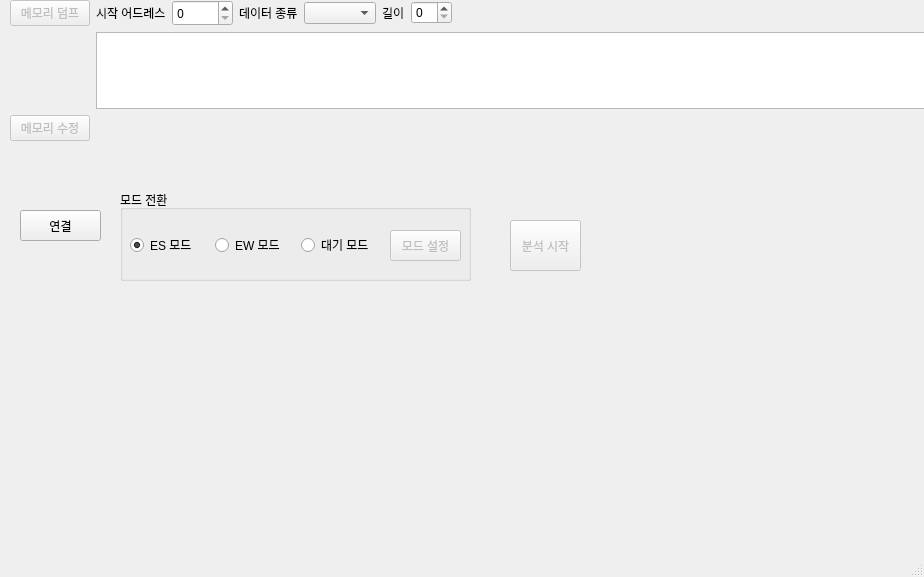
<?xml version="1.0" encoding="UTF-8"?>
<ui version="4.0">
 <class>MainWindow</class>
 <widget class="QMainWindow" name="MainWindow">
  <property name="geometry">
   <rect>
    <x>0</x>
    <y>0</y>
    <width>924</width>
    <height>577</height>
   </rect>
  </property>
  <property name="windowTitle">
   <string>PocketSonata - 제어 콘솔</string>
  </property>
  <widget class="QWidget" name="centralwidget">
   <widget class="QWidget" name="layoutWidget">
    <property name="geometry">
     <rect>
      <x>10</x>
      <y>0</y>
      <width>925</width>
      <height>141</height>
     </rect>
    </property>
    <layout class="QGridLayout" name="gridLayout_2">
     <item row="1" column="0">
      <widget class="QPushButton" name="MemoryDump">
       <property name="enabled">
        <bool>false</bool>
       </property>
       <property name="text">
        <string>메모리 덤프</string>
       </property>
      </widget>
     </item>
     <item row="1" column="6">
      <widget class="QLabel" name="label_3">
       <property name="maximumSize">
        <size>
         <width>72</width>
         <height>16777215</height>
        </size>
       </property>
       <property name="text">
        <string>길이</string>
       </property>
      </widget>
     </item>
     <item row="1" column="3">
      <widget class="HexSpinBox" name="spinBoxStartAddress">
       <property name="font">
        <font>
         <family>Courier 10 Pitch</family>
        </font>
       </property>
       <property name="maximum">
        <number>99999</number>
       </property>
       <property name="singleStep">
        <number>16</number>
       </property>
      </widget>
     </item>
     <item row="1" column="5">
      <widget class="QComboBox" name="comboBox"/>
     </item>
     <item row="6" column="2" colspan="7">
      <widget class="QTextEdit" name="memoryDump">
       <property name="cursor" stdset="0">
        <cursorShape>ArrowCursor</cursorShape>
       </property>
       <property name="autoFillBackground">
        <bool>true</bool>
       </property>
       <property name="lineWidth">
        <number>1000</number>
       </property>
       <property name="readOnly">
        <bool>true</bool>
       </property>
      </widget>
     </item>
     <item row="6" column="0">
      <spacer name="verticalSpacer">
       <property name="orientation">
        <enum>Qt::Vertical</enum>
       </property>
       <property name="sizeHint" stdset="0">
        <size>
         <width>0</width>
         <height>0</height>
        </size>
       </property>
      </spacer>
     </item>
     <item row="1" column="7">
      <widget class="QSpinBox" name="spinBox"/>
     </item>
     <item row="1" column="8">
      <spacer name="horizontalSpacer">
       <property name="orientation">
        <enum>Qt::Horizontal</enum>
       </property>
       <property name="sizeHint" stdset="0">
        <size>
         <width>40</width>
         <height>20</height>
        </size>
       </property>
      </spacer>
     </item>
     <item row="1" column="2">
      <widget class="QLabel" name="label">
       <property name="text">
        <string>시작 어드레스</string>
       </property>
      </widget>
     </item>
     <item row="1" column="4">
      <widget class="QLabel" name="label_2">
       <property name="text">
        <string>데이터 종류</string>
       </property>
      </widget>
     </item>
     <item row="7" column="0">
      <widget class="QPushButton" name="MemoryModify">
       <property name="enabled">
        <bool>false</bool>
       </property>
       <property name="text">
        <string>메모리 수정</string>
       </property>
      </widget>
     </item>
    </layout>
   </widget>
   <widget class="QGroupBox" name="groupBox">
    <property name="geometry">
     <rect>
      <x>120</x>
      <y>190</y>
      <width>351</width>
      <height>91</height>
     </rect>
    </property>
    <property name="title">
     <string>모드 전환</string>
    </property>
    <widget class="QPushButton" name="MODE">
     <property name="enabled">
      <bool>false</bool>
     </property>
     <property name="geometry">
      <rect>
       <x>270</x>
       <y>40</y>
       <width>71</width>
       <height>31</height>
      </rect>
     </property>
     <property name="text">
      <string>모드 설정</string>
     </property>
    </widget>
    <widget class="QWidget" name="">
     <property name="geometry">
      <rect>
       <x>10</x>
       <y>40</y>
       <width>250</width>
       <height>31</height>
      </rect>
     </property>
     <layout class="QHBoxLayout" name="horizontalLayout">
      <item>
       <widget class="QRadioButton" name="radioButton_ESMode">
        <property name="text">
         <string>ES 모드</string>
        </property>
        <property name="checked">
         <bool>true</bool>
        </property>
       </widget>
      </item>
      <item>
       <widget class="QRadioButton" name="radioButton_EWMode">
        <property name="text">
         <string>EW 모드</string>
        </property>
       </widget>
      </item>
      <item>
       <widget class="QRadioButton" name="radioButton_ReadyMode">
        <property name="text">
         <string>대기 모드</string>
        </property>
        <property name="checked">
         <bool>false</bool>
        </property>
       </widget>
      </item>
     </layout>
    </widget>
   </widget>
   <widget class="QPushButton" name="AnalStart">
    <property name="enabled">
     <bool>false</bool>
    </property>
    <property name="geometry">
     <rect>
      <x>510</x>
      <y>220</y>
      <width>71</width>
      <height>51</height>
     </rect>
    </property>
    <property name="text">
     <string>분석 시작</string>
    </property>
   </widget>
   <widget class="QPushButton" name="pushButton">
    <property name="geometry">
     <rect>
      <x>20</x>
      <y>210</y>
      <width>81</width>
      <height>31</height>
     </rect>
    </property>
    <property name="minimumSize">
     <size>
      <width>81</width>
      <height>0</height>
     </size>
    </property>
    <property name="text">
     <string>연결</string>
    </property>
   </widget>
  </widget>
  <widget class="QMenuBar" name="menubar">
   <property name="geometry">
    <rect>
     <x>0</x>
     <y>0</y>
     <width>924</width>
     <height>22</height>
    </rect>
   </property>
  </widget>
  <widget class="QStatusBar" name="statusbar"/>
 </widget>
 <customwidgets>
  <customwidget>
   <class>HexSpinBox</class>
   <extends>QSpinBox</extends>
   <header>chexspinbox.h</header>
  </customwidget>
 </customwidgets>
 <resources/>
 <connections/>
</ui>
